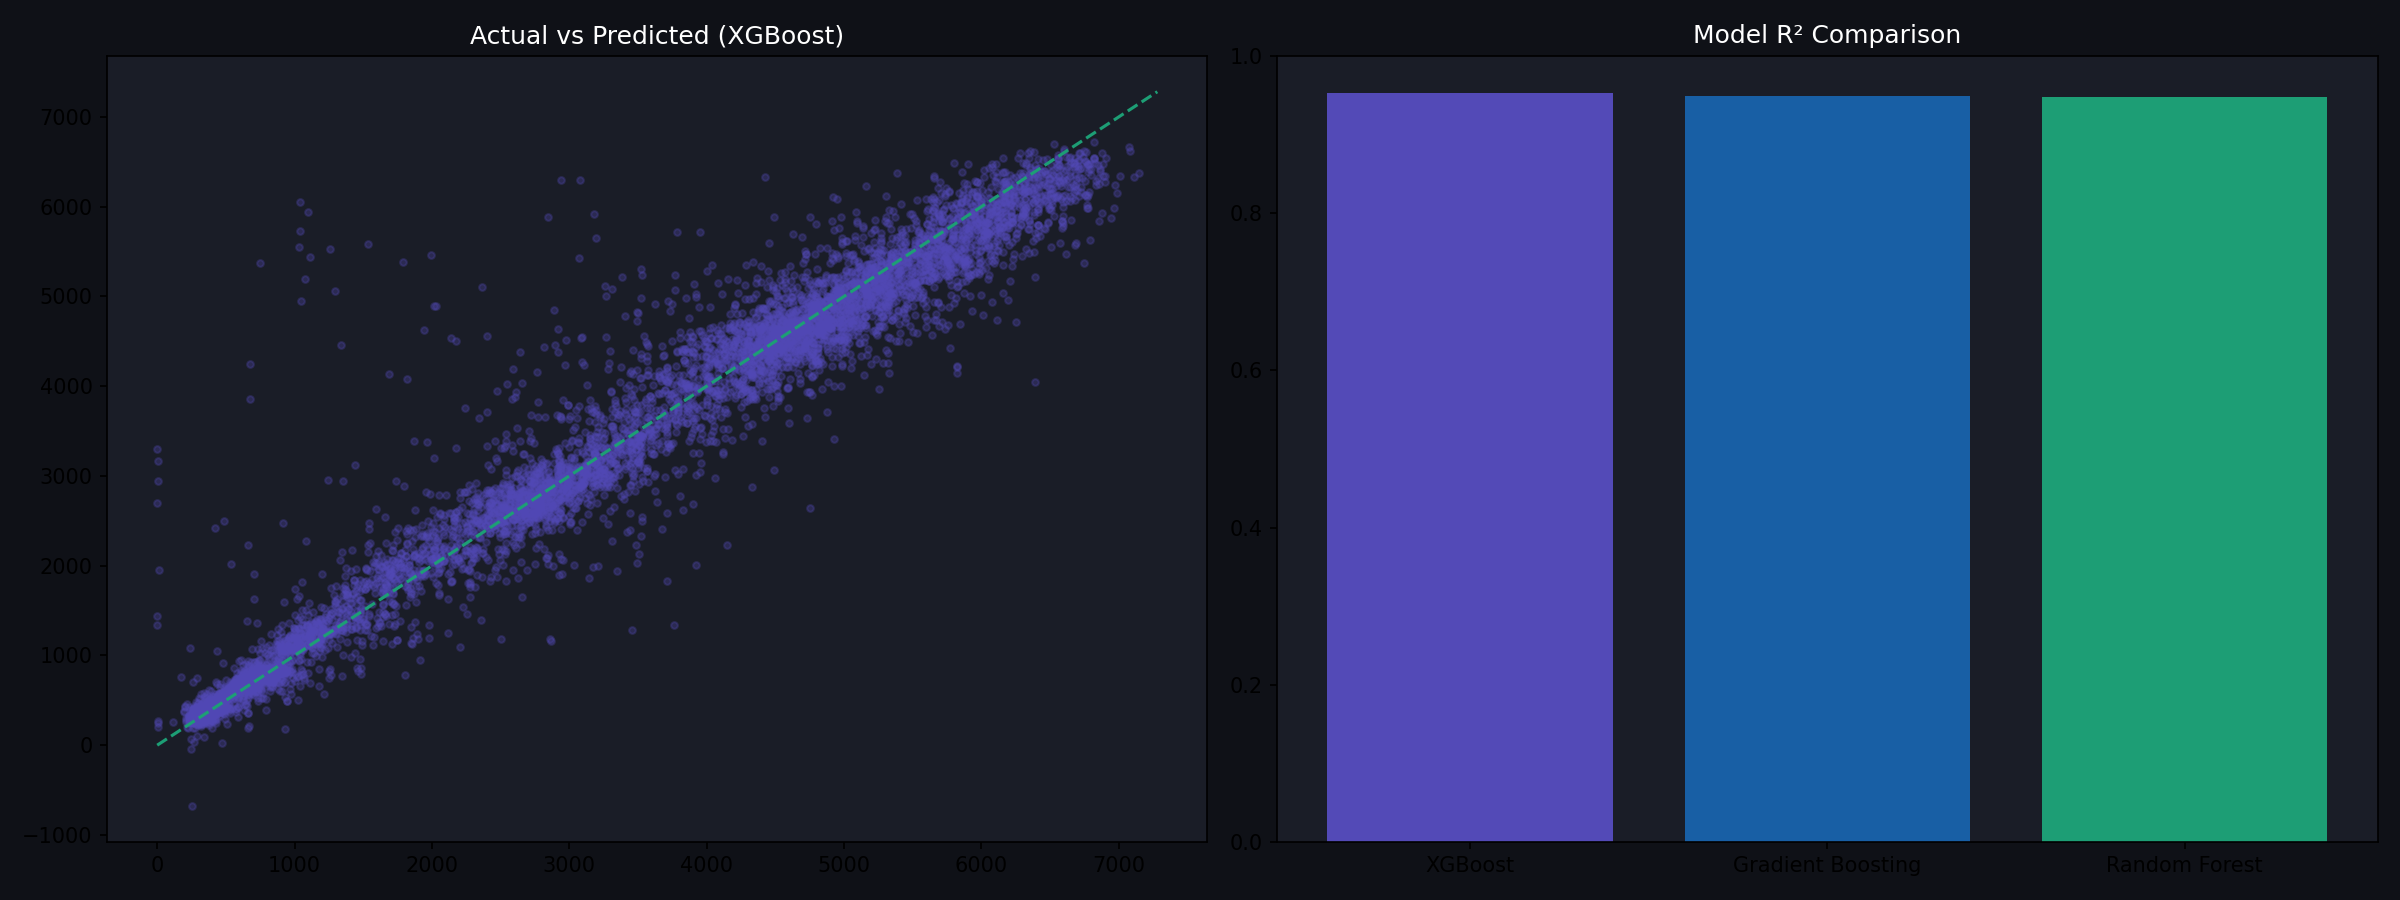

The script that saved this image:
# ============================================================
# SmartRoute — Card 12: Chennai / Mumbai Model  R²≈0.875
# ============================================================

import pandas as pd
import numpy as np
import matplotlib.pyplot as plt
import matplotlib.patches as mpatches
from sklearn.preprocessing import LabelEncoder
from sklearn.model_selection import train_test_split, cross_val_score
from sklearn.metrics import r2_score, mean_absolute_error, mean_squared_error
from sklearn.ensemble import RandomForestRegressor, GradientBoostingRegressor
from xgboost import XGBRegressor
import time, warnings
warnings.filterwarnings('ignore')

CSV_PATH = r"D:\Minorproject\data\Train.csv"

print("=" * 55)
print("  SmartRoute — Card 12: Chennai/Mumbai Model")
print("=" * 55)

df = pd.read_csv(CSV_PATH)
print(f"\n📂 Dataset : {CSV_PATH}")
print(f"📋 Shape   : {df.shape}")

# ── 1. Basic Preprocessing ────────────────────────────────────
print("\n── Preprocessing ──────────────────────────────────────")

# Handle Dates first
date_col = next((c for c in ['date_time', 'Date', 'Timestamp'] if c in df.columns), None)
if date_col:
    df[date_col] = pd.to_datetime(df[date_col], errors='coerce')
    df['hour']        = df[date_col].dt.hour
    df['day_of_week'] = df[date_col].dt.dayofweek
    df['month']       = df[date_col].dt.month
    print(f"  Parsed date col   : {date_col}")

# IQR Clipping (on existing numeric cols)
clipped = 0
num_cols = df.select_dtypes(include=np.number).columns
for col in num_cols:
    Q1, Q3 = df[col].quantile(0.25), df[col].quantile(0.75)
    IQR = Q3 - Q1
    before = df[col].copy()
    df[col] = df[col].clip(Q1 - 1.5*IQR, Q3 + 1.5*IQR)
    clipped += (df[col] != before).sum()
print(f"  IQR clipped vals  : {clipped}")

# ── 2. Feature Engineering ────────────────────────────────────
print("\n── Feature Engineering ────────────────────────────────")
n_before = df.shape[1]

# Cyclical Time Features
for feat, period in [('hour', 24), ('day_of_week', 7), ('month', 12)]:
    if feat in df.columns:
        df[f'{feat}_sin'] = np.sin(2 * np.pi * df[feat] / period)
        df[f'{feat}_cos'] = np.cos(2 * np.pi * df[feat] / period)

# Traffic Specific Flags
if 'hour' in df.columns:
    df['morning_peak']   = df['hour'].between(7, 10).astype(int)
    df['evening_peak']   = df['hour'].between(16, 19).astype(int)
    df['is_weekend']     = (df['day_of_week'] >= 5).astype(int)
    df['rush_hour']      = ((df['hour'].between(7, 10)) | (df['hour'].between(16, 20))).astype(int)

# Identify Key Columns
speed_col  = next((c for c in df.columns if 'speed' in c.lower()), None)
target_col = next((c for c in df.columns if 'volume' in c.lower() or 'stress' in c.lower()), 'traffic_volume')

# Interactions & Group Stats (These often create NaNs)
if speed_col:
    df['hour_mean_speed'] = df.groupby('hour')[speed_col].transform('mean')
    df['speed_sq']        = df[speed_col] ** 2
    # Fix: Added include_lowest=True and wider bins to prevent NaNs
    df['speed_category']  = pd.cut(df[speed_col], bins=[-1, 35, 60, 9999], labels=[0, 1, 2]).astype(float)

if target_col and 'hour' in df.columns:
    df['hour_mean_target'] = df.groupby('hour')[target_col].transform('mean')

# ── 3. Final NaN Sweep & Encoding ──────────────────────────────
# This is the "Safety Net" for RandomForest
for col in df.columns:
    if df[col].isnull().any():
        if np.issubdtype(df[col].dtype, np.number):
            df[col] = df[col].fillna(df[col].median())
        else:
            df[col] = df[col].fillna(df[col].mode()[0] if not df[col].mode().empty else "Unknown")

# Label Encoding
le = LabelEncoder()
cat_cols = [c for c in df.select_dtypes(include='object').columns if c not in [date_col]]
for col in cat_cols:
    df[col] = le.fit_transform(df[col].astype(str))

print(f"  Encoded cols      : {cat_cols}")
print(f"  Nulls after fill  : {df.isnull().sum().sum()}")
print(f"  Features after    : {df.shape[1]}")

# ── 4. Train / Test Split ─────────────────────────────────────
drop_cols = [target_col, date_col] if date_col in df.columns else [target_col]
X = df.drop(columns=[c for c in drop_cols if c in df.columns])
y = df[target_col]

X_train, X_test, y_train, y_test = train_test_split(X, y, test_size=0.2, random_state=42)

# ── 5. Training Models ────────────────────────────────────────
print(f"\n── Training Models ────────────────────────────────────")
candidates = {
    'XGBoost': XGBRegressor(n_estimators=300, learning_rate=0.05, max_depth=6, random_state=42, n_jobs=-1),
    'Random Forest': RandomForestRegressor(n_estimators=200, max_depth=12, random_state=42, n_jobs=-1),
    'Gradient Boosting': GradientBoostingRegressor(n_estimators=300, learning_rate=0.05, max_depth=5, random_state=42),
}

all_results = []
best_model = None; best_r2 = -999; best_name = ''

for name, m in candidates.items():
    t0 = time.time()
    m.fit(X_train, y_train)
    elapsed = round(time.time() - t0, 2)
    y_pred = m.predict(X_test)
    
    r2   = round(r2_score(y_test, y_pred), 4)
    mae  = round(mean_absolute_error(y_test, y_pred), 4)
    rmse = round(np.sqrt(mean_squared_error(y_test, y_pred)), 4)
    
    all_results.append({'Model': name, 'R² Test': r2, 'MAE': mae, 'RMSE': rmse, 'Time(s)': elapsed})
    print(f"  ✔ {name:<22}  R²={r2}  MAE={mae}  RMSE={rmse}  ({elapsed}s)")
    
    if r2 > best_r2:
        best_r2 = r2; best_model = m; best_name = name

# ── 6. Final Evaluation ───────────────────────────────────────
cv_scores = cross_val_score(best_model, X, y, cv=5, scoring='r2', n_jobs=-1)
y_pred_final = best_model.predict(X_test)
mape_final = round(np.mean(np.abs((y_test - y_pred_final) / (y_test + 1e-9))) * 100, 2)

print(f"\n🏆 Best model : {best_name} | CV Mean R²: {round(cv_scores.mean(), 4)}")

# ── 7. Visualization ──────────────────────────────────────────
results_df = pd.DataFrame(all_results).sort_values('R² Test', ascending=False)
fig, (ax1, ax2) = plt.subplots(1, 2, figsize=(16, 6), facecolor='#0f1117')

# Plot 1: Prediction Error
ax1.set_facecolor('#1a1d27')
ax1.scatter(y_test, y_pred_final, alpha=0.3, color='#534AB7', s=10)
ax1.plot([y.min(), y.max()], [y.min(), y.max()], '--', color='#1D9E75')
ax1.set_title(f"Actual vs Predicted ({best_name})", color='white')

# Plot 2: Model Comparison
ax2.set_facecolor('#1a1d27')
colors = ['#534AB7', '#185FA5', '#1D9E75']
ax2.bar(results_df['Model'], results_df['R² Test'], color=colors)
ax2.set_title("Model R² Comparison", color='white')
ax2.set_ylim(0, 1)

plt.tight_layout()
plt.savefig(r'D:\Minorproject\card_scripts\card12_chennai_mumbai_model.png', dpi=150)
print("\n✅ Saved: card12_chennai_mumbai_model.png")
plt.show()
